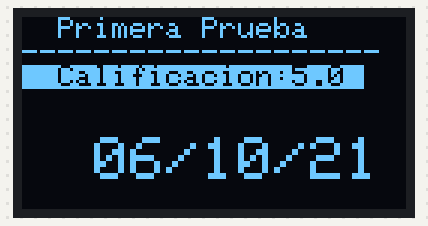
The sketch below on a simulated Arduino Uno, built with avr-gcc and run on an emulated ATmega328P. Parts: 128×64 one-colour display.

Above: at 0.1 s.
At 5.1 s:
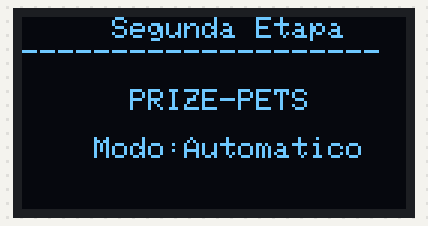

The sketch:

OLED_Mensajes.ino
```cpp
#include <SPI.h>
#include <Wire.h>
#include <Adafruit_GFX.h>
#include <Adafruit_SH110X.h>

#define i2c_Address 0x3c

#define SCREEN_WIDTH 128 // OLED display width, in pixels
#define SCREEN_HEIGHT 64 // OLED display height, in pixels
#define OLED_RESET -1   //   QT-PY / XIAO
Adafruit_SH1106G display = Adafruit_SH1106G(SCREEN_WIDTH, SCREEN_HEIGHT, &Wire, OLED_RESET);

#define LOGO16_GLCD_HEIGHT 16
#define LOGO16_GLCD_WIDTH  16
void setup() {
  Serial.begin(115200);
  display.begin(i2c_Address, true); // Address 0x3C default
  display.clearDisplay();
}

void loop() {
  display.setTextSize(1);
  display.setTextColor(SH110X_WHITE);
  display.setCursor(0, 0);
  display.println("  Primera Prueba");
  display.println("--------------------");
  display.setTextColor(SH110X_BLACK, SH110X_WHITE); // 'inverted' text
  display.println("  Calificacion:5.0 \r\n");
  display.println("");
  display.setTextColor(SH110X_WHITE);
  display.setTextSize(2);
  display.print("  06/10/21");
  display.display();
  delay(5000);
  display.clearDisplay();

  display.setTextSize(1);
  display.setTextColor(SH110X_WHITE);
  display.setCursor(0, 0);
  display.println("     Segunda Etapa");
  display.println("-------------------- \r\n");
  display.println("      PRIZE-PETS \r\n");
  display.print("    Modo:Automatico");
  display.display();
  delay(5000);
  display.clearDisplay();
}
```

Measured:
- what the display in image 1 shows lasts 5.0 s, from 5.1 s to 10.1 s
